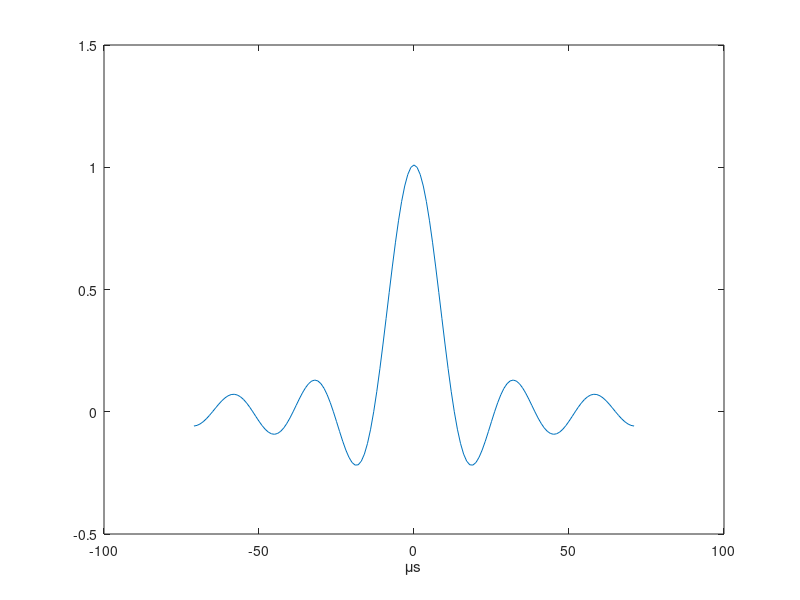
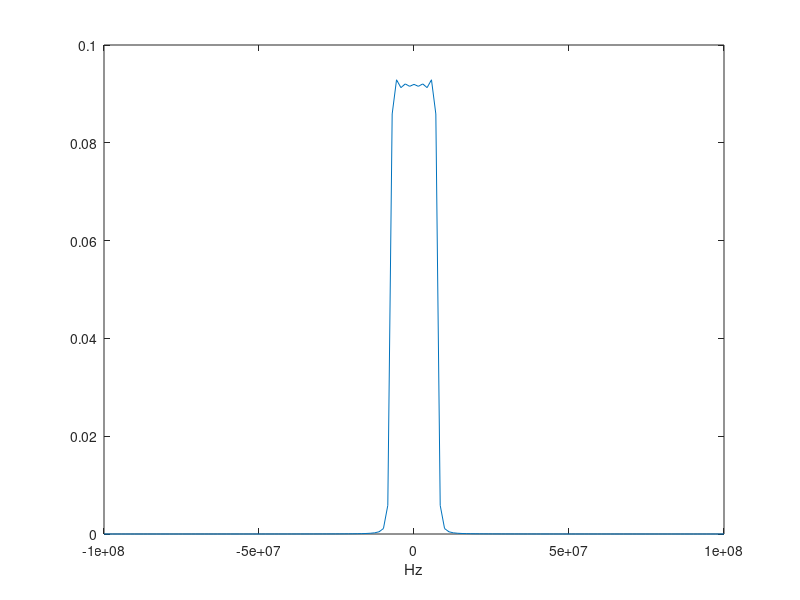

MATLAB code for these plots, in order: (Note: this script raises an error after producing the figures.)
% Baseband modulation
QAM = 1;
% Timing sync
sync_size = 200;
r = rand(1, sync_size);
time_sync = transpose(round(r));
time_sync = 2*time_sync - 1;

% Equalizer
pilot_size = 10;
pilot = transpose(round(rand(1, pilot_size)));
pilot = 2*pilot - 1;
period_pilot = 100;

% Parameters
sign_len = 20520; % 16QAM 4 bits per symbol
if QAM == 1
    sign_len = sign_len/4;
end
t_constr = 400e-6; 
% LL = 1440 + sync_size; % Total number of bits 
LL = sign_len + sync_size + pilot_size*ceil(sign_len/period_pilot); % Total number of bits 
fs = 200e6;    % Sampled frequency of the signal
T =  t_constr/LL;    % Period of a symbol (400μs and Passband signal 2 bits per symbol and 1440 bits to transmit)
ov_samp = floor(fs*T);   % Over-sampling factor (Sampling frequency/symbol rate)
N = 11; % Length of filter in symbol periods.
Ns = floor(N*ov_samp); % Number of filter samples
t_pulse = -floor(Ns/2):floor(Ns/2);   % Pulse time vector
pulse = sinc(t_pulse/ov_samp);   % sinc pulse
pulse = transpose(pulse)/norm(pulse)/sqrt(1/ov_samp);


% Show pulse plot and frequency plot
figure;
plot(t_pulse, pulse);
xlabel('μs');
F_pulse = fftshift(fft(pulse));           
len = length(t_pulse);
fr = linspace(-0.5, 0.5, len)*fs;
figure;

plot(fr, abs(F_pulse/len));
xlabel('Hz');


% image's bits
bits = reshape(cdata, size(cdata,1) * size(cdata,2), 1);


% Transform 4 bits to 1 symbol
% Group bits into chunks of 4
bits_reshaped = reshape(bits, 4, []).'; % Each row is 4 bits

% Gray-coded mapping for 16QAM (real, imaginary)
%  0000  0001  0011 0010  0 1 3 2
%  0100  0101  0111 0110  4 5 7 6
%  1100  1101  1111 1110  12 13 15 14
%  1000  1001  1011 1010  8 9 11 10
% The rows correspond to the binary representation of the symbols
mapping = [
    -3 - 3j; -1 - 3j;  3 - 3j;  1 - 3j;
    -3 - 1j; -1 - 1j;  3 - 1j;  1 - 1j;
    -3 + 3j; -1 + 3j;  3 + 3j;  1 + 3j;
    -3 + 1j; -1 + 1j;  3 + 1j;  1 + 1j
];

% Convert binary groups into decimal indices for the mapping table
indices = bi2de(bits_reshaped, 'left-msb') + 1;  % +1 for MATLAB indexing

% Map to symbols and normalize
symbols = mapping(indices);
symbols = symbols/(sqrt(2)*3);

symbolsBP = 2 * bits -1;
% Insert pilots
% Allocate the array suggested by MATLAB
num_pilot = ceil(sign_len/period_pilot);
appended = zeros(sign_len + pilot_size*num_pilot, 1);
ind = 1;
for i = 1:(period_pilot+pilot_size):length(appended)
    end_index_bits = min(ind + period_pilot - 1, sign_len);
    end_index_app = min(pilot_size + i + period_pilot - 1, length(appended));
    appended(i : pilot_size+i-1) = pilot;
    if QAM == 1
        appended(pilot_size+i : end_index_app) = symbols(ind : end_index_bits);
    end
    if QAM == 0
        appended(pilot_size+i : end_index_app) = symbolsBP(ind : end_index_bits);
    end
    ind = ind + period_pilot;
end

symbols = appended;
% append timing recovery sequence
symbols = [time_sync; symbols];

symbolsBP = appended;
symbolsBP = [time_sync; symbolsBP];



% Upsample to match pulse 

x_up = upsample(symbols, ov_samp);

if QAM == 0
    x_up = upsample(symbolsBP, ov_samp);
end

x_con = conv(x_up, pulse,'same'); % Shape I component


% Combine I and Q to create complex baseband signal
xt = x_con;
% Scale xt to ensure |xI(t)| < 1 and |xQ(t)| < 1

max_xtest = max(abs([real(xt); imag(xt)]));
max_x = max(sqrt(times(real(xt),real(xt)) + times(imag(xt),imag(xt))));
xt = xt / max_x;



%NEW

transmitsignal = xt;
save('transmitsignal.mat', 'transmitsignal');
